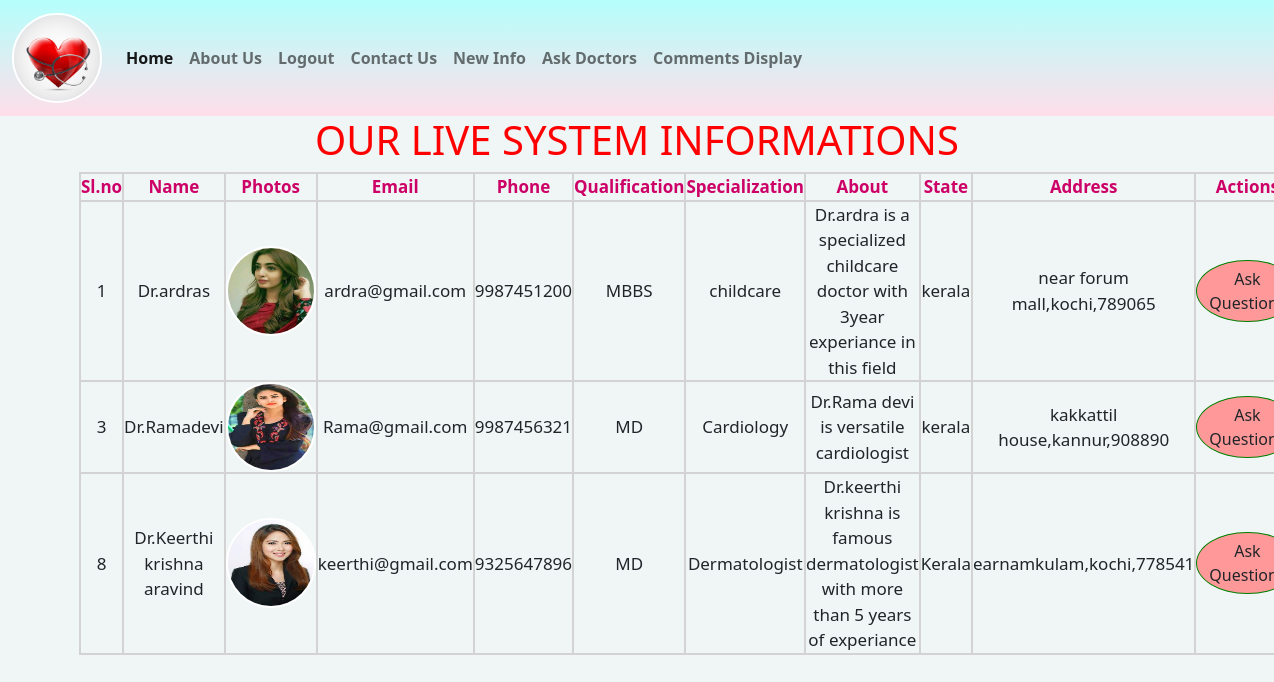
Page /mgmt_app/displaylivepatient/ on the committed database.
### mgmt_app/models.py (models this page shows, shortened)
class doctorinfomodel(models.Model):
    choice=[('MBBS','MBBS'),
            ('MD','MD'),
            ('MS','MS'),
            ('BAMS','BAMS'),
            ('BHMS','BHMS')
            ]
    fname=models.CharField(max_length=50)
    dimage=models.FileField(upload_to='mgmt_app/static')
    email=models.EmailField()
    phone=models.IntegerField()
    gender=models.CharField(max_length=10)
    date=models.DateField()
    select=models.CharField(max_length=50,choices=choice)
    specialization=models.CharField(max_length=250)
    about=models.CharField(max_length=500)
    state=models.CharField(max_length=100)
    address=models.CharField(max_length=250)

### mgmt_app/views.py (the view)
# urls.py: path('displaylivepatient/',displaylivepatient),
def displaylivepatient(request):
    a=doctorinfomodel.objects.all()
    id1=[]
    k = []
    l = []
    m = []
    n = []
    q = []
    r = []
    s = []
    t = []
    u = []
    for i in a:
        id2 = i.id
        id1.append(id2)
        a = i.fname
        k.append(a)
        b = str(i.dimage).split('/')[-1]
        l.append(b)
        c = i.email
        m.append(c)
        d = i.phone
        n.append(d)
        h = i.select
        q.append(h)
        j = i.specialization
        r.append(j)
        w = i.about
        s.append(w)
        v = i.state
        t.append(v)
        x = i.address
        u.append(x)
    pa=zip(id1,k,l,m,n,q,r,s,t,u)
    return render(request,'doctorlivepatient.html',{'pa':pa})

### mgmt_app/templates/doctorlivepatient.html (shortened to what this page needs)
<!DOCTYPE html>
{% load static %}
<html lang="en">
<head>
     <link href="https://cdn.jsdelivr.net/npm/bootstrap@5.0.2/dist/css/bootstrap.min.css" rel="stylesheet">
</head>
<body>
<nav class="navbar navbar-expand-lg navbar-light">
  <div class="container-fluid">
    <a class="navbar-brand" href="#"><img src="{% static 'health3.jpg' %}"></a>
    <div class="collapse navbar-collapse" id="navbarNav">
      <ul class="navbar-nav">
        <li class="nav-item">
          <a class="nav-link active" aria-current="page" href="#"><b>Home</b></a>
        </li>
        <li class="nav-item">
          <a class="nav-link" href="http://127.0.0.1:8000/mgmt_app/aboutus/"><b>About Us</b></a>
        </li>
        <li class="nav-item">
          <a class="nav-link" href="http://127.0.0.1:8000/mgmt_app/logout_view/"><b>Logout</b></a>
        </li>
         <li class="nav-item">
          <a class="nav-link" href="http://127.0.0.1:8000/mgmt_app/contactus/"><b>Contact Us</b></a>
        </li>
          <li class="nav-item">
          <a class="nav-link" href="http://127.0.0.1:8000/mgmt_app/dispnewdiseasepatient/"><b>New Info</b></a>
        </li>
           <li class="nav-item">
          <a class="nav-link" href="http://127.0.0.1:8000/mgmt_app/patientquestions/"><b>Ask Doctors</b></a>
        </li>
          <li class="nav-item">
          <a class="nav-link" href="http://127.0.0.1:8000/mgmt_app/dispquestions/"><b>Comments Display</b></a>
        </li>
      </ul>
    </div>
  </div>
</nav>
<div class="container">
    <h1>OUR LIVE SYSTEM INFORMATIONS</h1>
  <div class="row">
    <div class="col-md-12">
  <table class="one">
    <tr>
      <th>Sl.no</th>
       <th>Name</th>
       <th>Photos</th>
       <th>Email</th>
       <th>Phone</th>
       <th>Qualification</th>
       <th>Specialization</th>
       <th>About</th>
      <th>State</th>
      <th>Address</th>
        <th>Actions</th>
    </tr>
    {% for i,j,k,l,m,n,o,p,q,r in pa %}
    <tr>
      <td>{{i}}</td>
       <td>Dr.{{j}}</td>
       <td><img src="{% static k %}" height="100px" width="100px"></td>
       <td>{{l}}</td>
      <td>{{m}}</td>
      <td>{{n}}</td>
      <td>{{o}}</td>
      <td>{{p}}</td>
      <td>{{q}}</td>
      <td>{{r}}</td>
        <td><a href="http://127.0.0.1:8000/mgmt_app/patientquestions/" class="btn">Ask Questions</a></td>
    </tr>
    {% endfor %}
  </table>
     </div>
  </div>
</div>
</body>
</html>

### mgmt_app/templates/doctorlivepatient.html (style rules this page uses)
* { padding:0px; margin:0px; box:border-box; }
body { background:#f0f5f5; }
h1 { text-align:center; color:red; }
th { color:#cc0066; }
.one { border:2px solid dimgrey; width:100%; }
td,th { border:2px solid lightgrey; text-align:center; font-size:17px; }
.btn { background:#ff9999; border:1px solid green; border-radius:100%; }
.navbar { background-color: #FFDEE9; background-image: linear-gradient(0deg, #FFDEE9 0%, #B5FFFC 100%); }
img { height:90px; width:90px; border:2px solid white; border-radius:100%; }

### rows in the picture
doctorinfomodel: pa "ardras", pa "ardra@gmail.com", pa "MBBS", pa "childcare", pa "Dr.ardra is a specialized childcare doctor with 3year experiance in this field", pa "kerala", pa "near forum mall,kochi,789065"
doctorinfomodel: pa "Ramadevi", pa "Rama@gmail.com", pa "MD", pa "Cardiology", pa "Dr.Rama devi is versatile cardiologist", pa "kerala", pa "kakkattil house,kannur,908890"
doctorinfomodel: pa "Keerthi krishna aravind", pa "keerthi@gmail.com", pa "MD", pa "Dermatologist", pa "Dr.keerthi krishna is famous dermatologist with more than 5 years of experiance", pa "Kerala", pa "earnamkulam,kochi,778541"

### other values in the picture
{{ i }} "1" "3" "8"
{{ m }} "9987451200" "9987456321" "9325647896"
